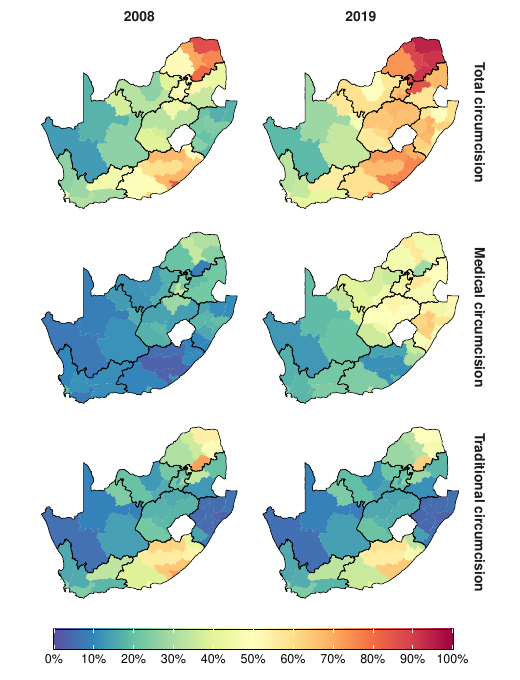

Source code (R):
#####################
### Preliminaries ###
#####################
# Clearing Workspace
rm(list = ls())

# Set working directory
setwd('~/Dropbox/Github/zaf-circumcision-rates/Documents/nature-comms-rev/Figures/paper')

# Loading source code 
source('../src/0_Source.R')

# Colours for the plot 
colourPalette <- rev(colorRampPalette(c('#9e0142','#d53e4f','#f46d43','#fdae61','#fee08b','#ffffbf','#e6f598','#abdda4','#66c2a5','#3288bd','#5e4fa2'))(100))

# Model version
version <- '20210716'

################################################
### Preparing location/shapefile information ###
################################################
# Loading shapefiles 
area_hierarchy <- read.csv("../src/zaf_area_hierarchy.csv")
area_boundaries <- read_sf("../src/zaf_area_boundaries.geojson")


# Adding a unique identifier within Admin code and merging to boundaries
area_hierarchy <- area_hierarchy %>% 
  group_by(area_level) %>% 
  dplyr::mutate(space = seq(dplyr::n())) %>%
  ungroup()

# Adding a unique identifier within Admin code and merging to boundaries
area_boundaries <- area_hierarchy %>% 
  group_by(area_level) %>% 
  dplyr::mutate(space = 1:dplyr::n()) %>% 
  left_join(x =  area_boundaries,
            by = 'area_id') %>%
  ungroup()

#####################################
### Reading in stuff for geofacet ###
#####################################
# Reading in image of SA
## img <- readPNG(getURLContent("https://upload.wikimedia.org/wikipedia/commons/thumb/6/6d/Map_of_South_Africa_with_provinces_shaded_and_districts_numbered_%282016%29.svg/500px-Map_of_South_Africa_with_provinces_shaded_and_districts_numbered_%282016%29.svg.png"))

img <- readPNG("../src/Map_of_South_Africa_with_provinces_shaded_and_districts_numbered_(2016).svg.png")

# Getting the district grid
zaf_district_grid <- read_csv("../src/zaf-district-grid.csv")

# Setting colours for each province
province_palette <- c("Western Cape" = "red",
                      "Free State" = "orange",
                      "Eastern Cape" = "darkblue",
                      "Limpopo" = "purple",
                      "Northern Cape" = "darkgreen",
                      "Gauteng" = "hotpink",
                      "Mpumalanga" = "brown",
                      "North West" = "black",
                      "KwaZulu-Natal" = "#fb8072")

# Grouping districts by their province
zaf_district_grid <- zaf_district_grid %>%
  mutate(name_province = code %>%
           fct_collapse(
             "Limpopo" = c("DC33", "DC34", "DC35", "DC36", "DC47"),
             "Mpumalanga" = c("DC30", "DC31", "DC32"),
             "Gauteng" = c("TSH", "JHB", "EKU", "DC42", "DC48"),
             "North West" = c("DC37", "DC38", "DC39", "DC40"),
             "Free State" = c("MAN", "DC16", "DC18", "DC19", "DC20"),
             "KwaZulu-Natal" = c("ETH", "DC21", "DC22", "DC23", "DC24", "DC25", "DC26", "DC27", "DC28", "DC29", "DC43"),
             "Eastern Cape" = c("BUF", "NMA", "DC10", "DC12", "DC13", "DC14", "DC15", "DC44"),
             "Northern Cape" = c("DC6", "DC7", "DC8", "DC9", "DC45"),
             "Western Cape" = c("CPT", "DC1", "DC2", "DC3", "DC4", "DC5")
           ))

######################################
### Preparing resutls for plotting ###
######################################
# Reading in results by age 
results_age1 <- read_csv(paste0('~/Dropbox/zaf-circumcision-rates/Output/Analysis/', version, '/Results_Age_Probability.csv'))
results_age2 <- read_csv(paste0('~/Dropbox/zaf-circumcision-rates/Output/Analysis/', version, '/Results_Age_Incidence.csv'))
results_age3 <- read_csv(paste0('~/Dropbox/zaf-circumcision-rates/Output/Analysis/', version, '/Results_Age_Prevalence.csv'))
results_age <- rbind(results_age1, results_age2, results_age3)
rm(results_age1, results_age2, results_age3)

# Reading in results by age 
results_agegroup1 <- read_csv(paste0('~/Dropbox/zaf-circumcision-rates/Output/Analysis/', version, '/Results_AgeGroup_Rate.csv'))
results_agegroup2 <- read_csv(paste0('~/Dropbox/zaf-circumcision-rates/Output/Analysis/', version, '/Results_AgeGroup_Incidence.csv'))
results_agegroup3 <- read_csv(paste0('~/Dropbox/zaf-circumcision-rates/Output/Analysis/', version, '/Results_AgeGroup_Prevalence.csv'))
results_agegroup <- rbind(results_agegroup1, results_agegroup2, results_agegroup3)
rm(results_agegroup1, results_agegroup2, results_agegroup3)

## # Reading in survey results
## results_survey <- read_csv('Data/Processed/zaf_circumcision_surveypoints.csv')

# Merging to shapefiles 
results_agegroup_shp <- results_agegroup %>%
  left_join(x = area_boundaries)

# Merging to shapefiles 
results_age_shp <- results_age %>%
  left_join(x = area_boundaries)

# Getting order of placement of districts within figures
tmp <- subset(area_hierarchy, area_level <= 2) %>%
  arrange(parent_area_id, area_name)

# Setting factor
results_age$area_name <- factor(results_age$area_name, levels = tmp$area_name)
results_agegroup$area_name <- factor(results_agegroup$area_name, levels = tmp$area_name)

# Removing unecessary datasets
rm(tmp)

# Copying 2006 for 2002 and 2005, no change in prevalence prior to 2006
tmp <- subset(results_agegroup_shp, year == 2006)
tmp$year = 2002
results_agegroup_shp <- rbind(tmp, results_agegroup_shp)
tmp$year = 2005
results_agegroup_shp <- rbind(tmp, results_agegroup_shp)

# Copying 2006 for 2002 and 2005, no change in prevalence prior to 2006
tmp <- subset(results_agegroup, year == 2006)
tmp$year = 2002
results_agegroup <- rbind(tmp, results_agegroup)
tmp$year = 2005
results_agegroup <- rbind(tmp, results_agegroup)

# Adding label-freindly district name 
results_age <- merge(results_age, 
                     zaf_district_grid[,c('code_area_id', 'name_district')],
                     by.x = 'area_id',
                     by.y = 'code_area_id',
                     all.x = TRUE)
results_agegroup <- merge(results_agegroup, 
                          zaf_district_grid[,c('code_area_id', 'name_district')],
                          by.x = 'area_id',
                          by.y = 'code_area_id',
                          all.x = TRUE)
## results_survey <- merge(results_survey, 
##                         zaf_district_grid[,c('code_area_id', 'name_district')],
##                         by.x = 'area_id',
##                         by.y = 'code_area_id',
##                         all.x = TRUE)

#########################
### Map of prevalence ###
#########################
# Subsetting results
tmp <- subset(results_agegroup_shp, year %in% c(2008, 2019) &
                age_group == '15-49' &
                area_level == 2 &
                model == 'With program data' &
                type %in% c('MC coverage','MMC coverage', 'TMC coverage'))

# Altering labels for the plot
tmp$type[which(tmp$type == 'MC coverage')] <- 'Total circumcision'
tmp$type[which(tmp$type == 'MMC coverage')] <- 'Medical circumcision'
tmp$type[which(tmp$type == 'TMC coverage')] <- 'Traditional circumcision'

# Ordering for the pltos 
tmp$type <-factor(tmp$type, levels = c('Total circumcision', 'Medical circumcision', 'Traditional circumcision'))

# Plotting to PDF

fig3 <- ggplot(tmp) +
  geom_sf(aes(fill = mean),
          linewidth = 0.2,
          colour = NA) +
  geom_sf(data = subset(area_boundaries, area_level == 1),
          colour = 'black',
          size = 0.2,
          fill = NA) +
  labs(fill = '') +
  scale_fill_gradientn(colours = colourPalette, #rev(MetBrewer::met.brewer("Homer1", 100)),
                       breaks = seq(0, 1, by = 0.1),
                       limits = c(0,1),
                       label = scales::label_percent(accuracy = 1),
                       guide = guide_colorbar(label = TRUE,
                                              draw.ulim = TRUE,
                                              draw.llim = TRUE,
                                              frame.colour = "black",
                                              ticks = TRUE,
                                              barheight = 1,
                                              barwidth = 20)) +
  facet_grid(type ~ year) +
  theme_minimal(9) +
  theme(axis.text = element_blank(),
        axis.ticks = element_blank(),
        strip.text = element_text(size = rel(1.1), face = "bold"),
        legend.text = element_text(size = rel(1.0)),        
        panel.grid = element_blank(),
        legend.position = 'bottom')

ggsave("Figure5.pdf", fig3, width = 5.2, height = 6.8, units = "in")
ggsave("Figure5.png", fig3, width = 5.2, height = 6.8, units = "in")
ggsave("Figure5.eps", fig3, width = 5.2, height = 6.8, units = "in", device = cairo_ps)
